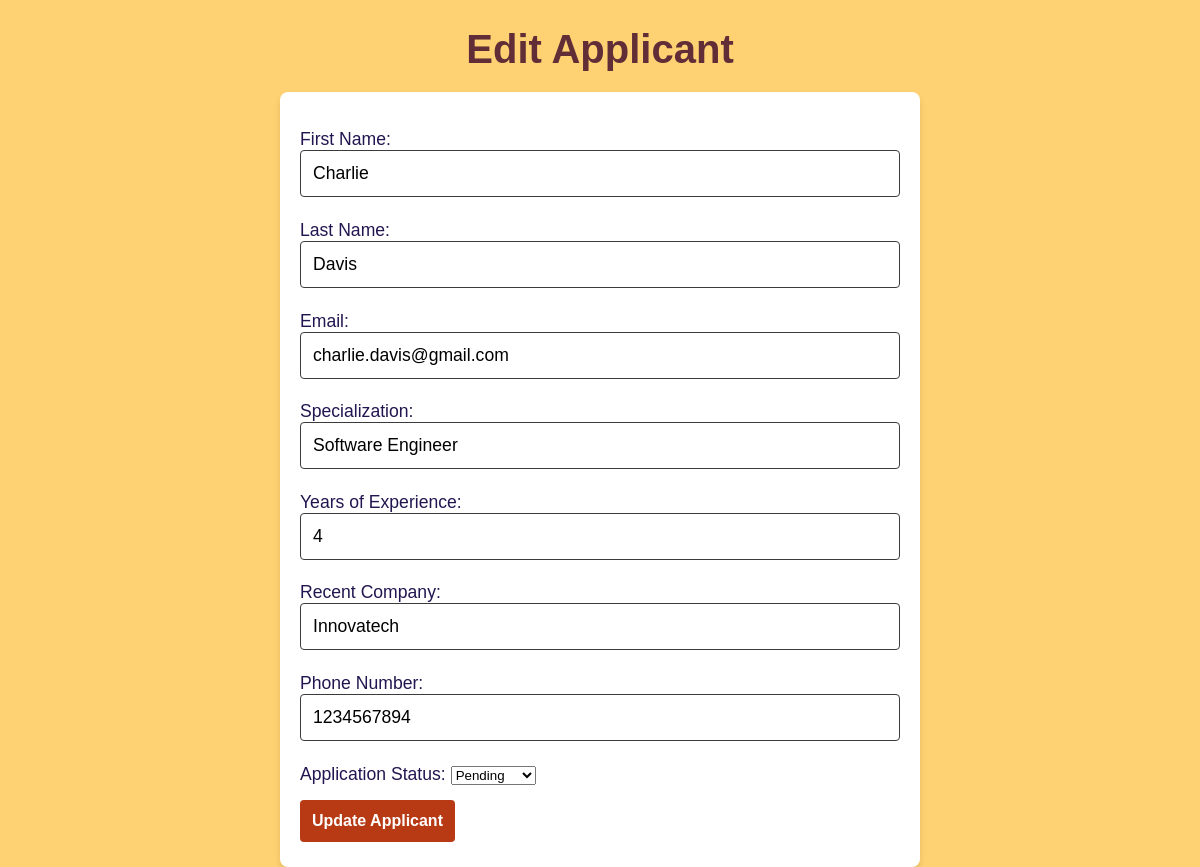
/edit.php?id=5, run on the app's committed database.
### tables this page shows
CREATE TABLE engineer_job_applications (
    id INT AUTO_INCREMENT PRIMARY KEY,
    first_name VARCHAR(100) NOT NULL,
    last_name VARCHAR(100) NOT NULL,
    email VARCHAR(100) NOT NULL UNIQUE,
    specialization VARCHAR(100) NOT NULL,
    years_of_experience INT NOT NULL,
    current_employer VARCHAR(150),
    phone_number VARCHAR(15) NOT NULL UNIQUE,
    application_status ENUM('Pending', 'Reviewed', 'Shortlisted', 'Rejected') DEFAULT 'Pending',
    date_applied DATETIME DEFAULT CURRENT_TIMESTAMP
);

### core/models.php (called while the page is built, shortened)
<?php
function getApplicantByID($pdo, $id) {
    try {
        $stmt = $pdo->prepare("SELECT * FROM engineer_job_applications WHERE id = :id");
        $stmt->execute([':id' => $id]);
        $result = $stmt->fetch(PDO::FETCH_ASSOC);
        return [
            'message' => $result ? 'Applicant retrieved successfully.' : 'Applicant not found.',
            'statusCode' => $result ? 200 : 400,
            'querySet' => $result
        ];
    } catch (PDOException $e) {
        return [
            'message' => 'Failed to retrieve applicant: ' . $e->getMessage(),
            'statusCode' => 400
        ];
    }
}
?>

### edit.php (the view, shortened to what this page needs)
<?php
require_once 'core/dbConfig.php';
require_once 'core/models.php';
if (isset($_GET['id'])) {
    $id = $_GET['id'];
    $applicantData = getApplicantByID($pdo, $id);
    if ($applicantData['statusCode'] === 200) {
        $applicant = $applicantData['querySet'];
    } else {
        $_SESSION['message'] = $applicantData['message'];
        header('Location: index.php');
        exit();
    }
}
?>
<!DOCTYPE html>
<html lang="en">
<head>
    <link rel="stylesheet" href="styles.css">
</head>
<body>
    <h1>Edit Applicant</h1>
    <form action="edit.php" method="POST">
        <p>
            <label for="first_name">First Name:</label>
            <input type="text" name="first_name" value="<?php echo $applicant['first_name']; ?>" required>
        </p>
        <p>
            <label for="last_name">Last Name:</label>
            <input type="text" name="last_name" value="<?php echo $applicant['last_name']; ?>" required>
        </p>
        <p>
            <label for="email">Email:</label>
            <input type="email" name="email" value="<?php echo $applicant['email']; ?>" required>
        </p>
        <p>
            <label for="specialization">Specialization:</label>
            <input type="text" name="specialization" value="<?php echo $applicant['specialization']; ?>" required>
        </p>
        <p>
            <label for="years_of_experience"> Years of Experience:</label>
            <input type="number" name="years_of_experience" value="<?php echo $applicant['years_of_experience']; ?>" required>
        </p>
        <p>
            <label for="current_employer">Recent Company:</label>
            <input type="text" name="current_employer" value="<?php echo $applicant['current_employer']; ?>" required>
        </p>
        <p>
            <label for="phone_number">Phone Number:</label>
            <input type="text" name="phone_number" value="<?php echo $applicant['phone_number']; ?>" required>
        </p>
        <p>
            <label for="application_status">Application Status:</label>
            <select name="application_status" required>
                <option value="Pending" <?php echo ($applicant['application_status'] == 'Pending') ? 'selected' : ''; ?>>Pending</option>
            </select>
        </p>
        <button type="submit">Update Applicant</button>
    </form>
</body>
</html>

### styles.css (style rules this page uses)
body { font-family: 'Arial', sans-serif; margin: 0; padding: 0; background-color: #FED172; color: #000000; }
h1 { text-align: center; color: #612E37; font-size: 2.5em; margin-bottom: 20px; font-weight: bold; }
form { background-color: #ffffff; padding: 20px; border-radius: 8px; box-shadow: 0px 4px 6px rgba(0, 0, 0, 0.1); max-width: 600px; margin: 0 auto; }
form p { margin-bottom: 15px; font-size: 1.1em; color: #231650; }
form input, form button { width: 100%; padding: 12px; font-size: 1em; margin-bottom: 5px; border: 1px solid #3b3b3b; border-radius: 4px; box-sizing: border-box; }
form button { flex: 0 0 auto; width: auto; background-color: #B83A14; color: white; border: none; cursor: pointer; font-weight: bold; }

### data on the page
engineer_job_applications: first_name "Charlie", last_name "Davis", email "charlie.davis@gmail.com", specialization "Software Engineer", years_of_experience "4", current_employer "Innovatech", phone_number "1234567894", application_status "Pending"
